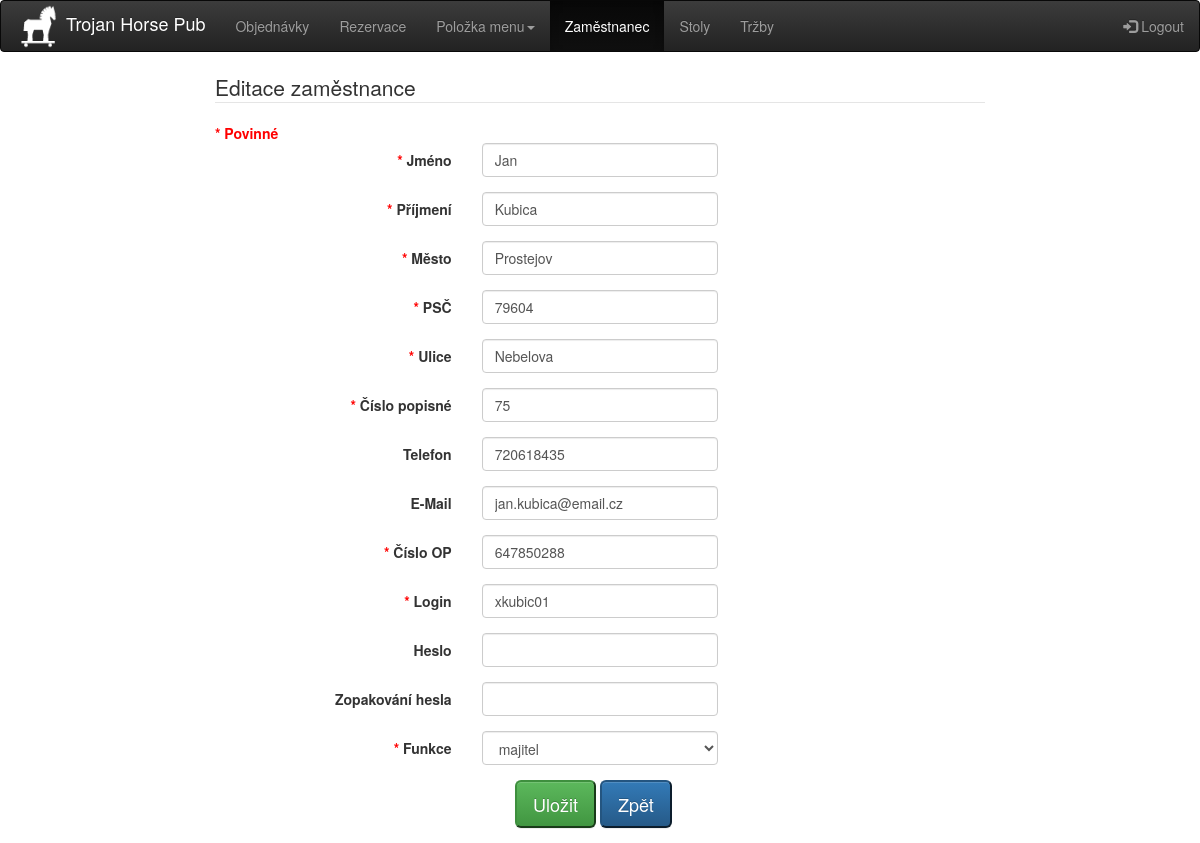
Screenshot of /user_modify.php?id=1 (signed in) with the database file from the repository.
### tables this page shows
CREATE TABLE `zamestnanec` (
  `id_zamestnanec` int(11) NOT NULL,
  `jmeno` varchar(20) NOT NULL,
  `prijmeni` varchar(30) NOT NULL,
  `login` varchar(30) NOT NULL,
  `heslo` varchar(30) NOT NULL,
  `cislo_op` varchar(9) NOT NULL,
  `telefon` varchar(10) DEFAULT NULL,
  `email` varchar(30) DEFAULT NULL,
  `ulice` varchar(30) NOT NULL,
  `cislo_popisne` int(11) NOT NULL,
  `mesto` varchar(25) NOT NULL,
  `psc` varchar(11) NOT NULL,
  `rola` enum('cisnik','kuchar','provozni','majitel') NOT NULL,
  `hide_zam` int(11) NOT NULL DEFAULT '0'
);

### user_modify.php (the view, shortened to what this page needs)
<?php
include_once "header.php";
$id = $_GET['id'];
$db = connect_to_serv();
$query = "SELECT * FROM zamestnanec WHERE id_zamestnanec='$id'";
if ($result = mysqli_query($db, $query)) {
	while ($row_a = mysqli_fetch_assoc($result)){
		$row=$row_a;
	}
}
?>
<div class="col-md-8 center-block">
	<form class="form-horizontal" role="form" method="post" action="user_modify_script.php?id=<?php echo $id; ?>">
	<fieldset>
	<legend>Editace zaměstnance</legend>
	<span class="req_dot">* Povinné</span>
	<div class="form-group">
	  <label class="col-md-4 control-label" for="jmeno"><span class="req_dot">*</span>  Jméno</label>
	  <div class="col-md-4">
	  <input id="jmeno" name="jmeno" type="text" value="<?php if (isset($row['jmeno'])){ echo htmlspecialchars($row['jmeno']);} ?>" class="form-control input-md" required="true"  maxlength="20" oninvalid="this.setCustomValidity('Vyplňte jméno s max. délkou 20 znaků')" oninput="setCustomValidity('')">
	  </div>
	</div>
	<div class="form-group">
	  <label class="col-md-4 control-label" for="prijmeni"><span class="req_dot">*</span> Příjmení</label>
	  <div class="col-md-4">
	  <input id="prijmeni" name="prijmeni" type="text" value="<?php if (isset($row['prijmeni'])){ echo htmlspecialchars($row['prijmeni']);} ?>" class="form-control input-md" required="true" maxlength="30" oninvalid="this.setCustomValidity('Vyplňte příjmení s max. délkou 20 znaků')" oninput="setCustomValidity('')">
	  </div>
	</div>
	<div class="form-group">
	  <label class="col-md-4 control-label" for="mesto"><span class="req_dot">*</span> Město</label>
	  <div class="col-md-4">
	  <input id="mesto" name="mesto" type="text" value="<?php if (isset($row['mesto'])){ echo htmlspecialchars($row['mesto']);} ?>" class="form-control input-md" required="true" maxlength="25" oninvalid="this.setCustomValidity('Vyplňte město s max. délkou 25 znaků')" oninput="setCustomValidity('')">
	  </div>
	</div>
	<div class="form-group">
	  <label class="col-md-4 control-label" for="psc"><span class="req_dot">*</span> PSČ</label>
	  <div class="col-md-4">
	  <input id="psc" name="psc" type="text" value="<?php if (isset($row['psc'])){ echo htmlspecialchars($row['psc']);} ?>" class="form-control input-md" required="true" maxlength="11" oninvalid="this.setCustomValidity('Zadejte PSČ, max. délka 11 znaků')" oninput="setCustomValidity('')">
	  </div>
	</div>
	<div class="form-group">
	  <label class="col-md-4 control-label" for="ulice"><span class="req_dot">*</span> Ulice</label>
	  <div class="col-md-4">
	  <input id="ulice" name="ulice" type="text" value="<?php if (isset($row['ulice'])){ echo htmlspecialchars($row['ulice']);} ?>" class="form-control input-md" required="true" oninvalid="this.setCustomValidity('Vyplňte ulici, max. délka 30 znaků')" oninput="setCustomValidity('')">
	  </div>
	</div>
	<div class="form-group">
	  <label class="col-md-4 control-label" for="cislo"><span class="req_dot">*</span> Číslo popisné</label>
	  <div class="col-md-4">
	  <input id="cislo" name="cislo" type="number" value="<?php if (isset($row['cislo_popisne'])){ echo htmlspecialchars($row['cislo_popisne']);} ?>" class="form-control input-md" required="true" min="1" max="99999999999" oninvalid="this.setCustomValidity('Vyplňte číslo popisné, max. délka 11 znaků')" oninput="setCustomValidity('')">
	  </div>
	</div>
	<div class="form-group">
	  <label class="col-md-4 control-label" for="telefon">Telefon</label>
	  <div class="col-md-4">
	  <input id="telefon" name="telefon" type="number" value="<?php if (isset($row['telefon'])){ echo htmlspecialchars($row['telefon']);} ?>" class="form-control input-md" min="1" max="9999999999" oninvalid="this.setCustomValidity('Vyplňte číslo, max. délka 10 znaků')">
	  </div>
	</div>
	<div class="form-group">
	  <label class="col-md-4 control-label" for="email">E-Mail</label>
	  <div class="col-md-4">
	  <input id="email" name="email" type="email" value="<?php if (isset($row['email'])){ echo htmlspecialchars($row['email']);} ?>" class="form-control input-md" maxlength="30" oninvalid="this.setCustomValidity('Vyplňte email, max. délka 30 znaků')">
	  </div>
	</div>
	<div class="form-group">
	  <label class="col-md-4 control-label" for="op"><span class="req_dot">*</span> Číslo OP</label>
	  <div class="col-md-4">
	  <input id="op" name="op" type="text" value="<?php if (isset($row['cislo_op'])){ echo htmlspecialchars($row['cislo_op']);} ?>" class="form-control input-md" required="true" maxlength="9" oninvalid="this.setCustomValidity('Vyplňte číslo OP, max. délka 9 znaků')" oninput="setCustomValidity('')">
	  </div>
	</div>
	<div class="form-group">
	  <label class="col-md-4 control-label" for="login"><span class="req_dot">*</span> Login</label>
	  <div class="col-md-4">
	  <input id="login" name="login" type="text" value="<?php if (isset($row['login'])){ echo htmlspecialchars($row['login']);} ?>" class="form-control input-md" required="true" maxlength="30" oninvalid="this.setCustomValidity('Vyplňte login, max. délka 30 znaků')" oninput="setCustomValidity('')">
	  </div>
	</div>
	<div class="form-group">
	  <label class="col-md-4 control-label" for="heslo"> Heslo</label>
	  <div class="col-md-4">
	  <input id="heslo" name="heslo" type="password" placeholder="" class="form-control input-md" maxlength="30" oninvalid="this.setCustomValidity('Vyplňte heslo, max. délka 30 znaků')" oninput="setCustomValidity('')">
	  </div>
	</div>
	<div class="form-group">
	  <label class="col-md-4 control-label" for="heslo_zop"> Zopakování hesla</label>
	  <div class="col-md-4">
	  <input id="heslo_zop" name="heslo_zop" type="password" placeholder="" class="form-control input-md" maxlength="30" oninvalid="this.setCustomValidity('Vyplňte heslo, max. délka 30 znaků')" oninput="setCustomValidity('')">
	  </div>
	</div>
	<div class="form-group">
	  <label class="col-md-4 control-label" for="funkce"><span class="req_dot">*</span> Funkce</label>
	  <div class="col-md-4">
	    <select id="funkce" name="funkce" class="form-control">
	      <option value="majitel" <?php echo (isset($row['rola']) && $row['rola'] == 'majitel') ? 'selected="selected"' : ''; ?>>majitel</option>
	    </select>
	  </div>
	</div>
	<div class="form-group">
<div class="col-sm-offset-3 col-sm-3 col-sm-offset-3 center-block btn-toolbar">
<button type="submit" id="submit" name="submit" class="btn-lg btn-success">Uložit</button>
<button type='button' class='btn-lg btn-primary' onclick="window.location.href = '/user_list.php'">Zpět</button>
</div>
	</fieldset>
	</form>
</div>
<?php
include_once "footer.php";
?>

### header.php (style rules this page uses)
.req_dot { color:red; font-weight:bold }
.center-block { float:none }

### rows the page displays
zamestnanec: jmeno "Jan", prijmeni "Kubica", mesto "Prostejov", psc "79604", ulice "Nebelova", cislo "75", telefon "720618435", email "jan.kubica@email.cz", op "647850288", login "xkubic01", funkce "majitel"
